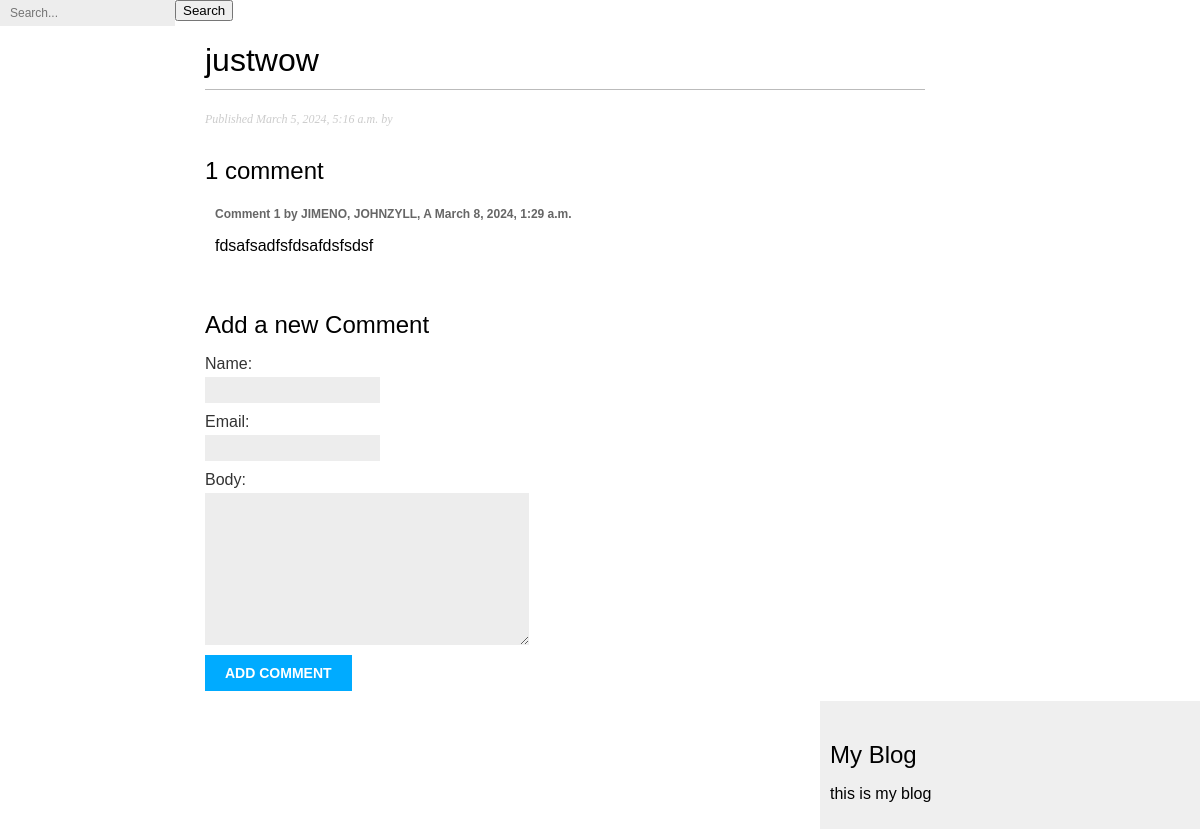
The app's page /thesis/2024/3/5/justwow/, older data.
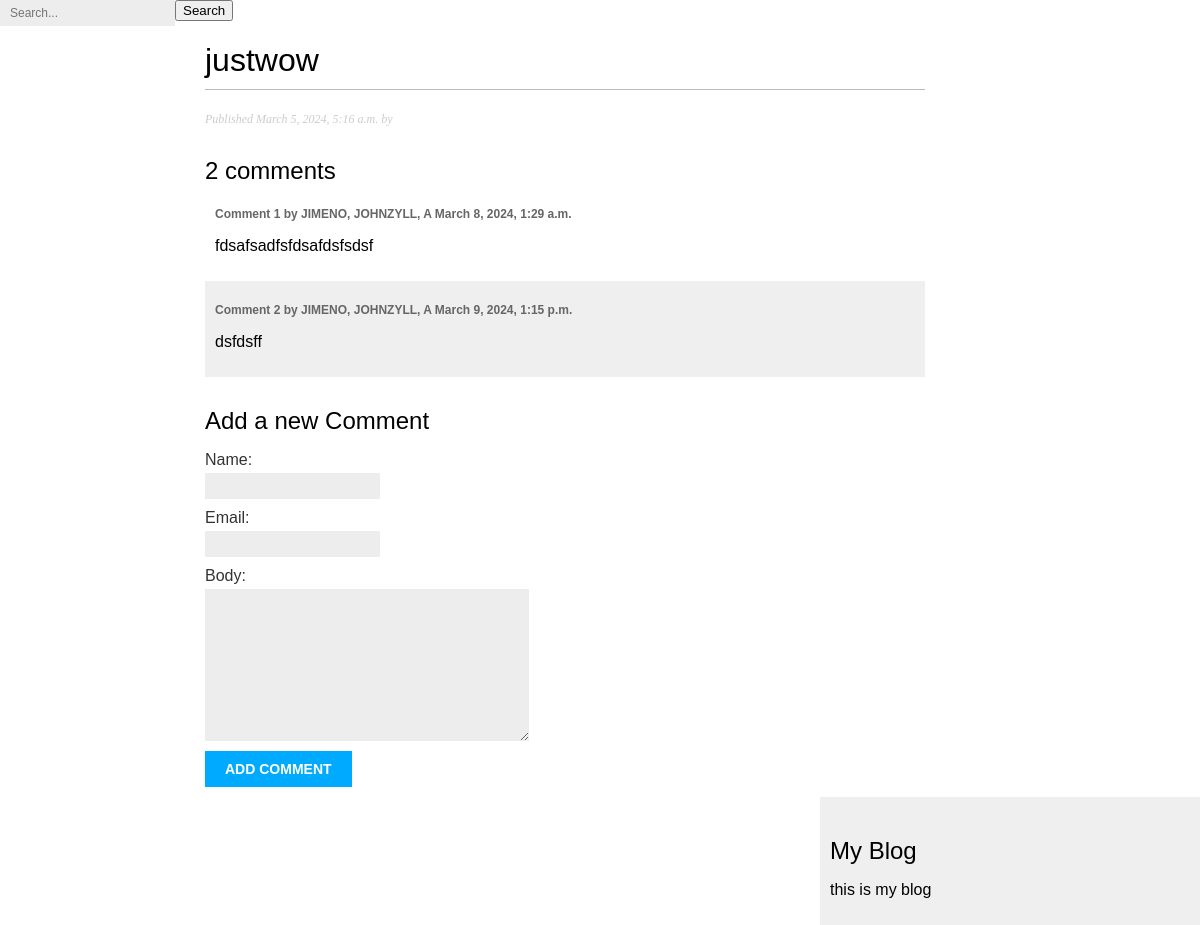
The same page, newer data.
### thesis/models.py (models this page shows, shortened)
class Comment(models.Model):
    post = models.ForeignKey(Post,
                             on_delete=models.CASCADE,
                             related_name='comments')
    name = models.CharField(max_length=80)
    email=models.EmailField()
    body= models.TextField()
    created = models.DateTimeField(auto_now_add=True)
    updated= models.DateTimeField(auto_now=True)
    active=models.BooleanField(default=True)
    class Meta:
        ordering=['created']
        indexes = [
            models.Index(fields=['created']),
        ]

### thesis/views.py (the view)
def thesis_details(request, year, month, day, post):
    post = get_object_or_404(
        Post,
        status=Post.Status.PUBLISHED,
        publish__year=year,
        publish__month=month,
        publish__day=day,
        slug=post,
    )
    comments = post.comments.filter(active=True)
    form = CommentForm()
    return render(request, "thesis/post/detail.html", {"post": post,"comments": comments,
                   "form":form})

### thesis/forms.py
class CommentForm(ModelForm):
    class Meta:
        model = Comment
        fields = ["name", "email", "body"]

### thesis/templates/thesis/post/detail.html (shortened to what this page needs)
{% extends "base.html" %}
{% block content %}
  <h1>{{post.title}}</h1>
  <p class="date">
  Published {{post.publish}} by {{post.author}}
  </p>
  {% with comments.count as total_comments %}
    <h2>
      {{ total_comments }} comment{{ total_comments|pluralize}}
    </h2>
  {% endwith %}
  {% for comment in comments %}
      <div class="comment">
        <p class="info">
        Comment {{ forloop.counter }} by {{ comment.name }}
        {{ comment.created }}
        </p>
        {{ comment.body|linebreaks}}
      </div>
    {% empty %}
      <p>There are no comments. </p>
  {% endfor %}
  {% include "thesis/post/includes/comment_form.html" %}
{% endblock %}

Row changes from the older to the newer data that the page shows:
added Comment: name "JIMENO, JOHNZYLL, A", created "March 9, 2024, 1:15 p.m.", body "dsfdsff"
Text that changed along with them:
{{ total_comments }}: "1" → "2"
